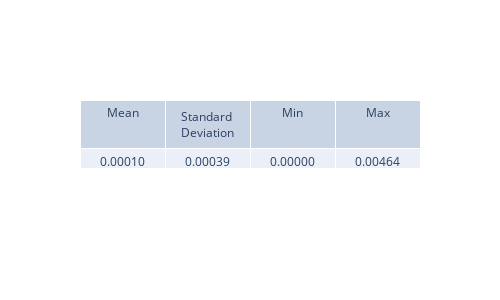

The cell this chart's notebook holds for it:
### Code cell
plt.figure(figsize=(8, 6), dpi=200)
psi_sq_diff = np.abs(psi_sq - psi_sq_analytical)
view_metrics(psi_sq_diff)

plt.pcolormesh(x_values, t_values, psi_sq_diff.transpose(), shading="auto")
plt.colorbar(label='∆|psi(x,t)|^2')
plt.xlabel('x')
plt.ylabel('t')
plt.title('Absolute error of |psi|^2')
plt.show()

### Figure 1 — Plotly figure (JSON) as saved in the notebook; plotly's stock layout.template omitted (floating-point values rounded to 4 significant figures)
{"data": [{"cells": {"values": [["0.00010"], ["0.00039"], ["0.00000"], ["0.00464"]]}, "header": {"values": ["Mean", "Standard Deviation", "Min", "Max"]}, "type": "table"}], "layout": {"height": 300, "width": 500}}
